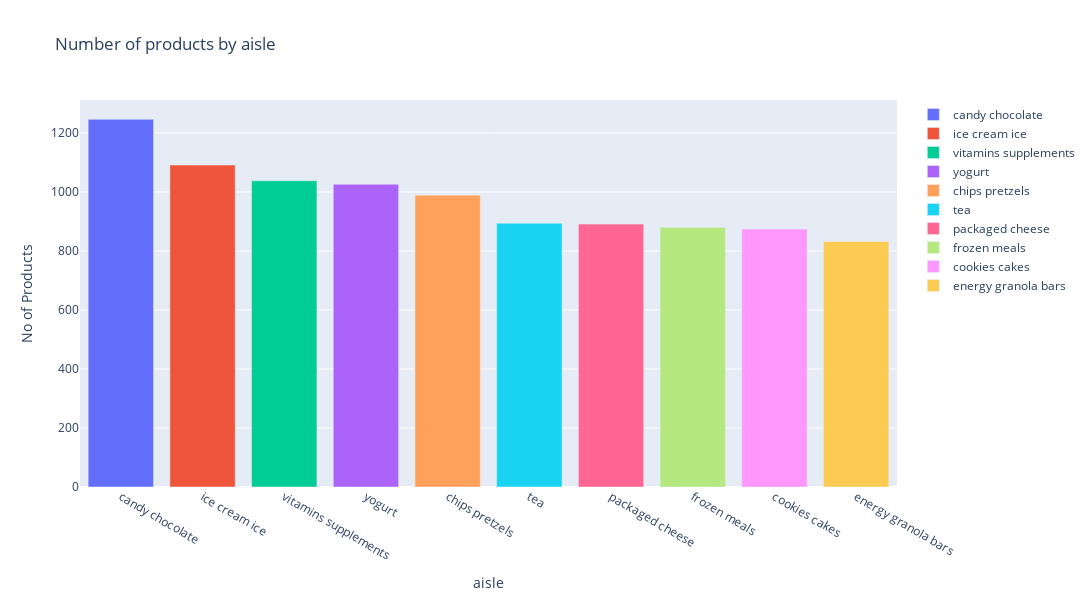

Notebook source saved alongside this figure:
### Code cell
get_histogram(df_aisle_id_products, 
              x="aisle", 
              y = "no_products", 
              color="aisle",
              title="Number of products by aisle", 
              x_title="aisle", 
              y_title="No of Products",
              width=1500, 
              height=600)

### Figure 1 — Plotly figure (JSON) as saved in the notebook; plotly's stock layout.template omitted (floating-point values rounded to 4 significant figures)
{"data": [{"marker": {"color": "#636EFA"}, "name": "candy chocolate", "type": "bar", "x": ["candy chocolate"], "y": [1246]}, {"marker": {"color": "#EF553B"}, "name": "ice cream ice", "type": "bar", "x": ["ice cream ice"], "y": [1091]}, {"marker": {"color": "#00CC96"}, "name": "vitamins supplements", "type": "bar", "x": ["vitamins supplements"], "y": [1038]}, {"marker": {"color": "#AB63FA"}, "name": "yogurt", "type": "bar", "x": ["yogurt"], "y": [1026]}, {"marker": {"color": "#FFA15A"}, "name": "chips pretzels", "type": "bar", "x": ["chips pretzels"], "y": [989]}, {"marker": {"color": "#19D3F3"}, "name": "tea", "type": "bar", "x": ["tea"], "y": [894]}, {"marker": {"color": "#FF6692"}, "name": "packaged cheese", "type": "bar", "x": ["packaged cheese"], "y": [891]}, {"marker": {"color": "#B6E880"}, "name": "frozen meals", "type": "bar", "x": ["frozen meals"], "y": [880]}, {"marker": {"color": "#FF97FF"}, "name": "cookies cakes", "type": "bar", "x": ["cookies cakes"], "y": [874]}, {"marker": {"color": "#FECB52"}, "name": "energy granola bars", "type": "bar", "x": ["energy granola bars"], "y": [832]}], "layout": {"autosize": false, "height": 600, "hoverlabel": {"bgcolor": "white", "font": {"family": "Rockwell", "size": 16}}, "hovermode": "x unified", "title": {"text": "Number of products by aisle"}, "width": 1500, "xaxis": {"autorange": true, "range": [-0.5, 9.5], "title": {"text": "aisle"}, "type": "category"}, "yaxis": {"autorange": true, "categoryorder": "total ascending", "range": [0, 1312.0], "title": {"text": "No of Products"}, "type": "linear"}}}
